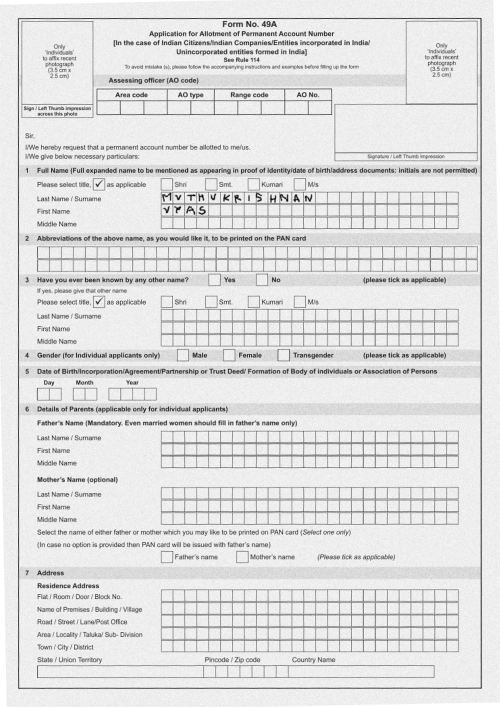
#> input picture step1_image.jpg, 1000 x 1414 px (shown at 1/2 size)
$ jupyter execute 'find the individual parts from the form image.ipynb'   (Python 2 division)
#> lines starting #> are read from the running program, lines starting #| are printed output that depends on the picture; after the words box and inside, x2 and y2 are one past the last pixel; in counts of white or black regions, pixels touching at a corner belong together; long printed decimals are rounded
[cell 1]
from skimage.io import imread
import matplotlib.pyplot as plt
from skimage.color import rgb2gray
import matplotlib.pyplot as plt
from skimage.filters import threshold_otsu
from skimage.util import invert
from skimage.morphology import skeletonize
import numpy as np

def get_binary(img):
    thresh = threshold_otsu(img)
    binary = img <= thresh
    binary = invert(binary)*1
    return binary

sample_image = "../step1_image.jpg"
sample_image = get_binary(rgb2gray(imread(sample_image)))
#> in get_binary, `thresh = threshold_otsu(img)`: thresh = 180
#> in get_binary, img is the input picture: shape (1414, 1000); min 0, max 255, mean 223.1
#> in get_binary, `binary = img <= thresh`:
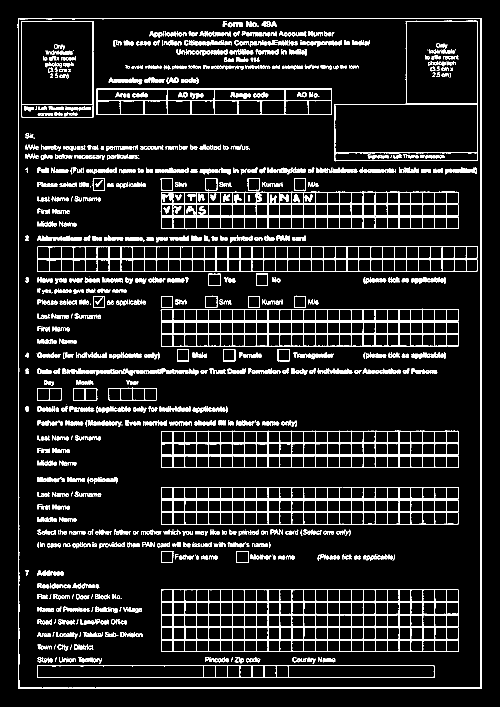
#> binary: shape (1414, 1000) bool (shown at 1/2 size); 9.9% white in thin lines or dots, all inside (x1, y1, x2, y2) = (35, 36, 964, 1378)
#> in get_binary, `binary = invert(binary)*1`:
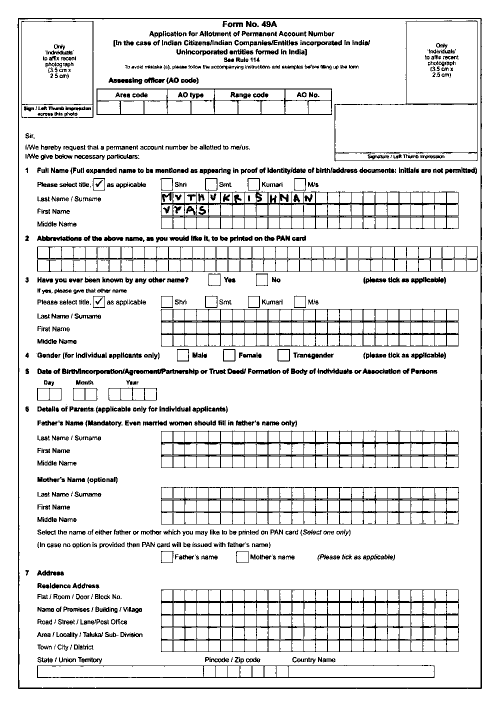
#> binary: shape (1414, 1000) int64 (shown at 1/2 size); values 0 (black) and 1 (white), 90.1% white; black in thin lines or dots, all inside (x1, y1, x2, y2) = (35, 36, 964, 1378)

template_image_sample = "../pan1.jpg"
template_img = get_binary(rgb2gray(imread(template_image_sample)))
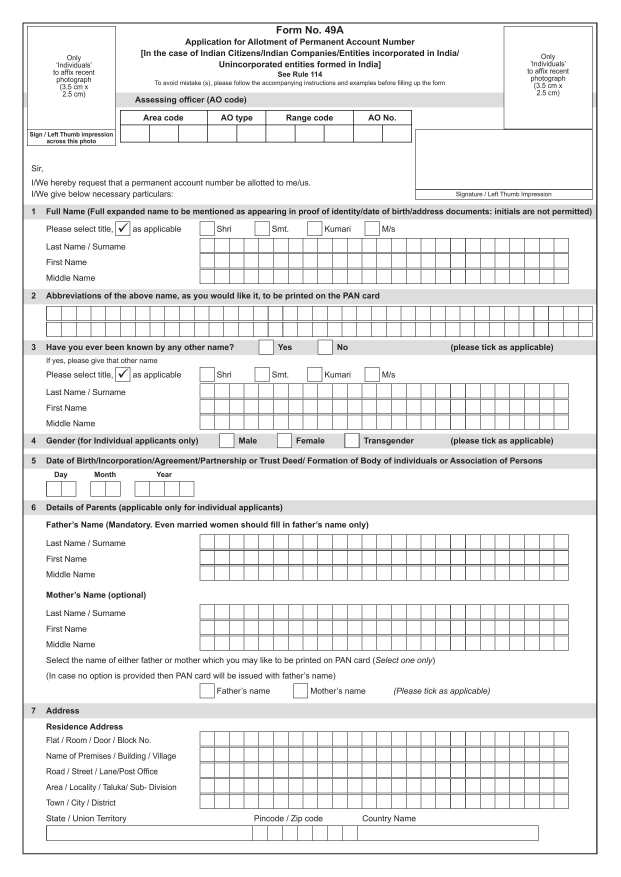
#> input picture pan1.jpg, 2481 x 3508 px (shown at 1/4 size)
#> in get_binary (call 2), `thresh = threshold_otsu(img)`: thresh = 0.568
#> in get_binary (call 2), `binary = img <= thresh`:
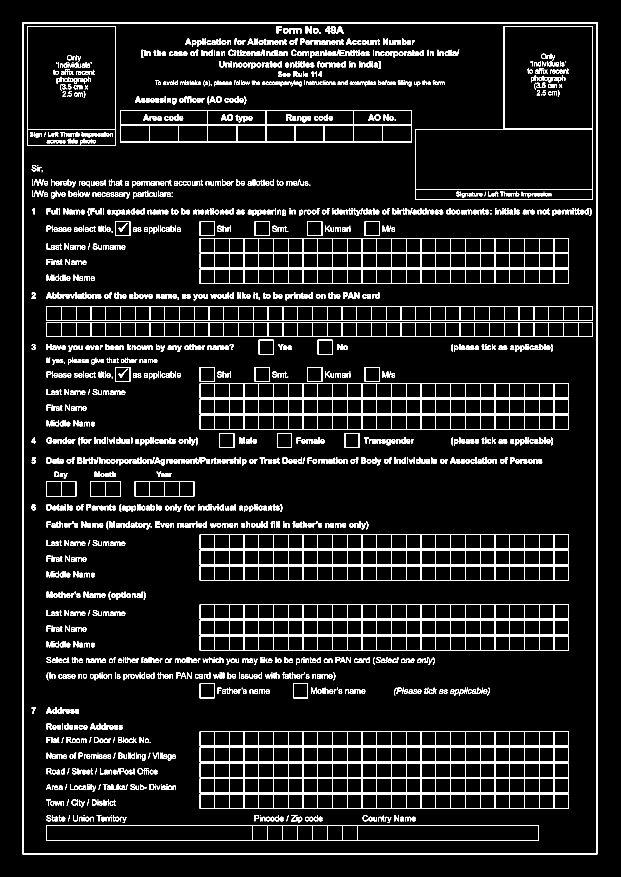
#> binary: shape (3508, 2481) bool (shown at 1/4 size); 6.2% white; 2021 white regions (114 under 20 px), largest, box (x1, y1, x2, y2) and area: (90, 90, 2390, 3417) 48271, (480, 440, 1648, 570) 13515, (185, 1288, 2370, 1348) 13271


fig, ax = plt.subplots(figsize=(20,20), nrows=1, ncols=2)
ax[0].imshow(sample_image, cmap="gray")
ax[1].imshow(template_img, cmap="gray")
plt.show()

[cell 2]
#find the boundaries of the image by using the first pixel found from top, bottom , left and right
def find_boundaries(img):
    r,c = img.shape
#> r = 1414; c = 1000
    up = []
    lt = []
    rt = []
    bt = []
    #TODO: optimize the below loops.
    #find the upper line
    loops_run = 0
    for ci in range(c):
        found = False
        for ri in range(r):
            loops_run = loops_run + 1
            if not found and img[ri,ci] == 0:
                found = True
                up.append(ri)
#> after the loop, loops_run = 1414000

    print loops_run
#| 1414000

    #find the left line
    for ri in range(r):
        found = False
        for ci in range(c):
            loops_run = loops_run + 1
            if not found and img[ri,ci] == 0:
                found = True
                lt.append(ci)
#> after the loop, loops_run = 2828000

    print loops_run
#| 2828000

    #find the right line
    for ri in range(r):
        found = False
        for ci in xrange(c-1, 0 , -1):#reverse loop
            loops_run = loops_run + 1
            if not found and img[ri,ci] == 0:
                found = True
                rt.append(ci)
#> after the loop, loops_run = 4240586

    print loops_run
#| 4240586

    #find the bottom line
    for ci in range(c):
        found = False
        for ri in xrange(r-1, 0 , -1):#reverse loop
            loops_run = loops_run + 1
            if not found and img[ri,ci] == 0:
                found = True
                bt.append(ri)
#> after the loop, loops_run = 5653586

    print loops_run
#| 5653586

    return np.median(lt).astype(int), np.median(rt).astype(int), np.median(up).astype(int), np.median(bt).astype(int)

def crop_image(img, lt, rt, up , bt):
    return img[up: bt, lt:rt]

[cell 3]
from __future__ import division

#scanned image
lt, rt, up , bt = find_boundaries(sample_image)
#> lt = 36; rt = 963; up = 36; bt = 1377
sample_image = crop_image(sample_image, lt, rt, up , bt)
#> in crop_image, `return img[up: bt, lt:rt]`:
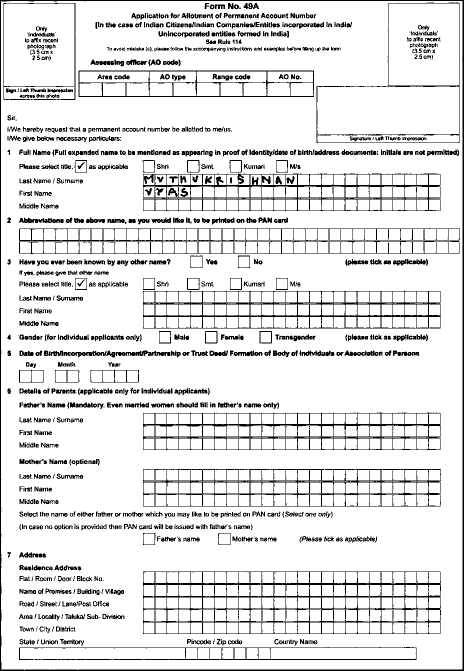
#> returned value: shape (1341, 927) int64 (shown at 1/2 size); values 0 (black) and 1 (white), 88.8% white; black in thin lines or dots

#original image
ltt, rtt, upt , btt = find_boundaries(template_img)
#| 8703348
#| 17406696
#| 26106536
#| 34807403
#> ltt = 90; rtt = 2389; upt = 90; btt = 3416
template_img = crop_image(template_img, ltt, rtt, upt , btt)
#> call 2 of crop_image, with lt = 90, rt = 2389, up = 90, bt = 3416
#> in crop_image (call 2), `return img[up: bt, lt:rt]`:
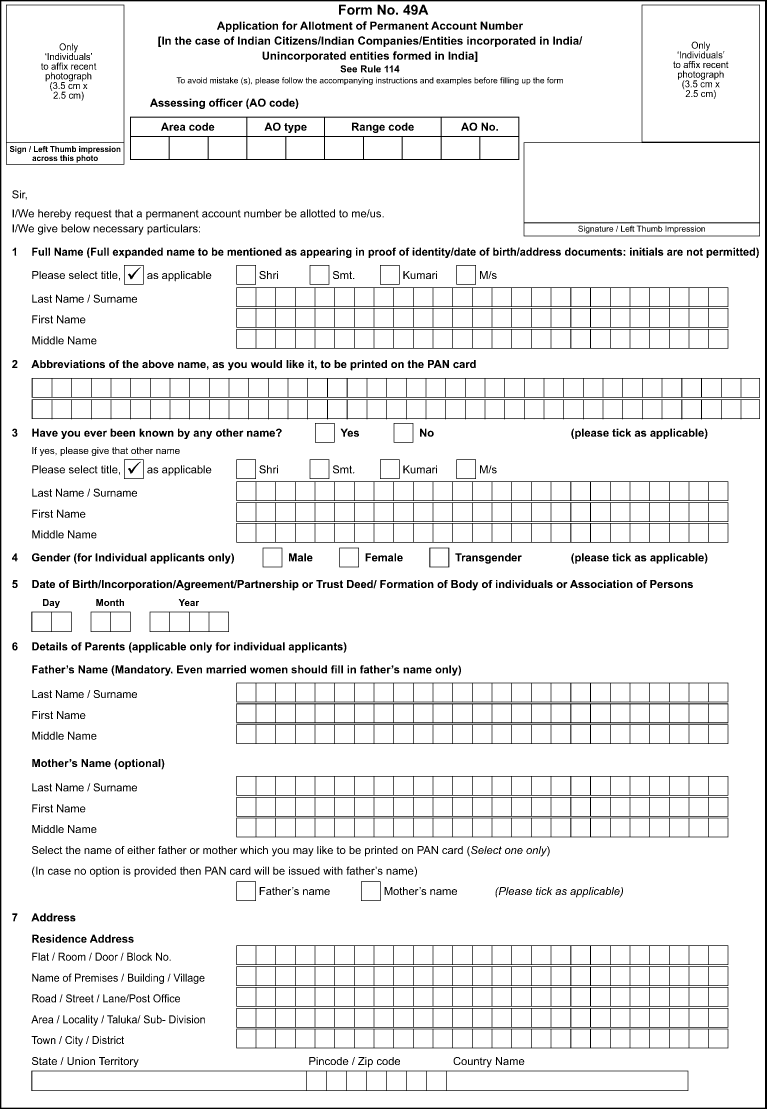
#> returned value: shape (3326, 2299) int64 (shown at 1/3 size); values 0 (black) and 1 (white), 93.1% white; 2021 black regions (114 under 20 px), largest, box (x1, y1, x2, y2) and area: (0, 0, 2299, 3326) 42645, (390, 350, 1558, 480) 13515, (95, 1198, 2280, 1258) 13271

#so how much is it scaled?
scaled_factor = template_img.shape[0]/sample_image.shape[0]
#> scaled_factor = 2.48
print scaled_factor
#| 2.480

[cell 4]
#the format of the below is, lurb
#from the below positions from my original empty form i need to extract the images from the sample image.
template_positions = {
    'last_name':[801,954,2274,1010],
    'first_name':[801,1016,2275,1073]
}

[cell 5]
def get_image_at_position(img, l, r, u, b):
    return img[u:b, l:r]

l = int(template_positions['last_name'][0]/scaled_factor)-lt
#> l = 286
r = int(template_positions['last_name'][2]/scaled_factor)-lt
#> r = 880
u = int(template_positions['last_name'][1]/scaled_factor)-up
#> u = 348
b = int(template_positions['last_name'][3]/scaled_factor)-up
#> b = 371

pos_img = get_image_at_position(sample_image, l, r, u, b)
#> in get_image_at_position, `return img[u:b, l:r]`:
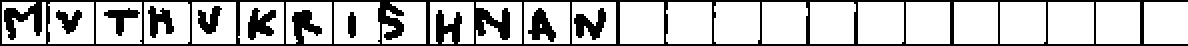
#> returned value: shape (23, 594) int64 (shown 2 times larger); values 0 (black) and 1 (white), 74.6% white; 9 black regions, largest, box (x1, y1, x2, y2) and area: (0, 0, 594, 23) 2633, (287, 4, 303, 20) 136, (124, 4, 138, 20) 134
plt.subplots(figsize=(20,20))
plt.imshow(pos_img, cmap="gray")
plt.show()

[cell 6]
plt.imshow(pos_img[:,0:24], cmap="gray")
plt.show()
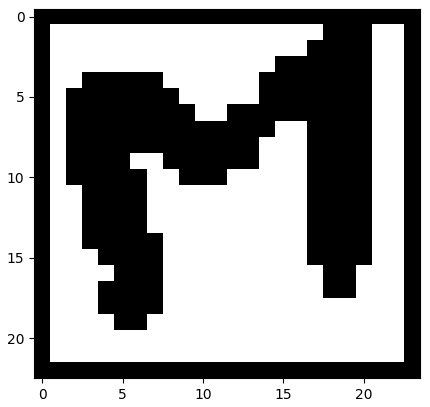
#> figure drawn by matplotlib, 1 panel
